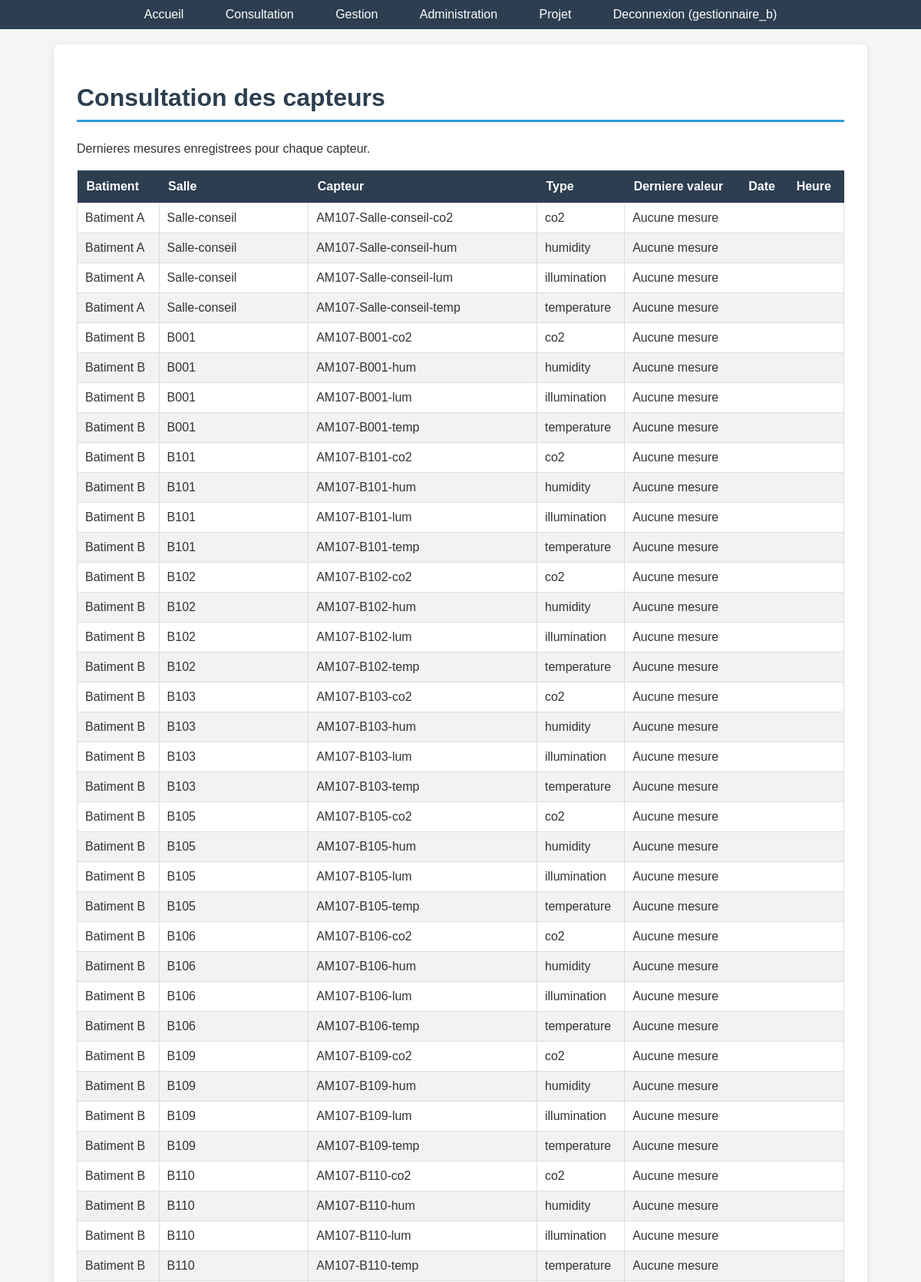
Screenshot of /consultation.php (signed in, upper part) with the database file from the repository.
### tables this page shows
CREATE TABLE IF NOT EXISTS Capteur (
    id_capteur INT AUTO_INCREMENT PRIMARY KEY,
    nom VARCHAR(100) NOT NULL,
    type_capteur VARCHAR(50) NOT NULL,
    unite VARCHAR(20),
    id_salle INT NOT NULL,
    FOREIGN KEY (id_salle) REFERENCES Salle(id_salle)
);

CREATE TABLE IF NOT EXISTS Batiment (
    id_batiment INT AUTO_INCREMENT PRIMARY KEY,
    nom VARCHAR(50) NOT NULL,
    adresse VARCHAR(255)
);

CREATE TABLE IF NOT EXISTS Salle (
    id_salle INT AUTO_INCREMENT PRIMARY KEY,
    nom VARCHAR(50) NOT NULL,
    etage INT NOT NULL,
    type VARCHAR(50),
    capacite INT,
    id_batiment INT NOT NULL,
    FOREIGN KEY (id_batiment) REFERENCES Batiment(id_batiment)
);

### www/consultation.php (the view, shortened to what this page needs)
<?php
$connexion = mysqli_connect("localhost", "root", "sae23", "sae23");
?>
<!DOCTYPE html>
<html lang="fr">
<head>
    <link rel="stylesheet" href="style.css">
</head>
<body>
    <nav>
        <a href="index.php">Accueil</a>
        <a href="consultation.php">Consultation</a>
        <a href="gestion.php">Gestion</a>
        <a href="admin.php">Administration</a>
        <a href="projet.php">Projet</a><?php if (isset($_SESSION['login'])) { ?>
            <a href="connexion.php?logout=1">Deconnexion (<?php echo htmlspecialchars($_SESSION['login']); ?>)</a>
        <?php } else { ?>
            <a href="connexion.php">Connexion</a>
        <?php } ?>
    </nav>
    <div class="container">
        <h1>Consultation des capteurs</h1>
        <p>Dernieres mesures enregistrees pour chaque capteur.</p>
        <table>
            <thead>
                <tr>
                    <th>Batiment</th>
                    <th>Salle</th>
                    <th>Capteur</th>
                    <th>Type</th>
                    <th>Derniere valeur</th>
                    <th>Date</th>
                    <th>Heure</th>
                </tr>
            </thead>
            <tbody>
                <?php
                $requete = "SELECT
                    b.nom AS batiment,
                    s.nom AS salle,
                    c.nom AS capteur,
                    c.type_capteur,
                    c.unite,
                    m.valeur,
                    m.date_mesure,
                    m.heure_mesure
                FROM Capteur c
                JOIN Salle s ON c.id_salle = s.id_salle
                JOIN Batiment b ON s.id_batiment = b.id_batiment
                LEFT JOIN Mesure m ON m.id_capteur = c.id_capteur
                    AND m.id_mesure = (
                        SELECT m2.id_mesure
                        FROM Mesure m2
                        WHERE m2.id_capteur = c.id_capteur
                        ORDER BY m2.date_mesure DESC, m2.heure_mesure DESC
                        LIMIT 1
                    )
                ORDER BY b.nom, s.nom, c.type_capteur";
                $resultat = mysqli_query($connexion, $requete);
                while ($ligne = mysqli_fetch_assoc($resultat)) {
                    echo "<tr>";
                    echo "<td>" . htmlspecialchars($ligne['batiment']) . "</td>";
                    echo "<td>" . htmlspecialchars($ligne['salle']) . "</td>";
                    echo "<td>" . htmlspecialchars($ligne['capteur']) . "</td>";
                    echo "<td>" . htmlspecialchars($ligne['type_capteur']) . "</td>";
                    if ($ligne['valeur'] !== null) {
                        echo "<td>" . htmlspecialchars($ligne['valeur']) . " " . htmlspecialchars($ligne['unite']) . "</td>";
                        echo "<td>" . htmlspecialchars($ligne['date_mesure']) . "</td>";
                        echo "<td>" . htmlspecialchars($ligne['heure_mesure']) . "</td>";
                    } else {
                        echo "<td colspan='3'>Aucune mesure</td>";
                    }
                    echo "</tr>";
                }
                ?>
            </tbody>
        </table>
    </div>
</body>
</html>

### www/style.css (style rules this page uses)
body { font-family: Arial, sans-serif; background-color: #f5f5f5; margin: 0; padding: 0; color: #333; }
nav { background-color: #2c3e50; padding: 10px 20px; text-align: center; }
nav a { color: white; text-decoration: none; margin: 0 15px; padding: 5px 10px; }
.container { max-width: 1000px; margin: 20px auto; background-color: white; padding: 30px; border-radius: 8px; box-shadow: 0 2px 10px rgba(0, 0, 0, 0.1); }
h1 { color: #2c3e50; border-bottom: 3px solid #3498db; padding-bottom: 10px; }
p { line-height: 1.6; }
table { width: 100%; border-collapse: collapse; margin-top: 15px; }
th { background-color: #2c3e50; color: white; padding: 12px; text-align: left; }
td { padding: 10px; border: 1px solid #ddd; }
tr:nth-child(even) { background-color: #f2f2f2; }

### rows the page displays
capteur: batiment.nom "Batiment A", id_salle.nom "Salle-conseil", nom "AM107-Salle-conseil-co2", type_capteur "co2"
capteur: batiment.nom "Batiment A", id_salle.nom "Salle-conseil", nom "AM107-Salle-conseil-hum", type_capteur "humidity"
capteur: batiment.nom "Batiment A", id_salle.nom "Salle-conseil", nom "AM107-Salle-conseil-lum", type_capteur "illumination"
capteur: batiment.nom "Batiment A", id_salle.nom "Salle-conseil", nom "AM107-Salle-conseil-temp", type_capteur "temperature"
capteur: batiment.nom "Batiment B", id_salle.nom "B001", nom "AM107-B001-co2", type_capteur "co2"
capteur: batiment.nom "Batiment B", id_salle.nom "B001", nom "AM107-B001-hum", type_capteur "humidity"
capteur: batiment.nom "Batiment B", id_salle.nom "B001", nom "AM107-B001-lum", type_capteur "illumination"
capteur: batiment.nom "Batiment B", id_salle.nom "B001", nom "AM107-B001-temp", type_capteur "temperature"
capteur: batiment.nom "Batiment B", id_salle.nom "B101", nom "AM107-B101-co2", type_capteur "co2"
capteur: batiment.nom "Batiment B", id_salle.nom "B101", nom "AM107-B101-hum", type_capteur "humidity"
capteur: batiment.nom "Batiment B", id_salle.nom "B101", nom "AM107-B101-lum", type_capteur "illumination"
capteur: batiment.nom "Batiment B", id_salle.nom "B101", nom "AM107-B101-temp", type_capteur "temperature"
capteur: batiment.nom "Batiment B", id_salle.nom "B102", nom "AM107-B102-co2", type_capteur "co2"
capteur: batiment.nom "Batiment B", id_salle.nom "B102", nom "AM107-B102-hum", type_capteur "humidity"
capteur: batiment.nom "Batiment B", id_salle.nom "B102", nom "AM107-B102-lum", type_capteur "illumination"
capteur: batiment.nom "Batiment B", id_salle.nom "B102", nom "AM107-B102-temp", type_capteur "temperature"
capteur: batiment.nom "Batiment B", id_salle.nom "B103", nom "AM107-B103-co2", type_capteur "co2"
capteur: batiment.nom "Batiment B", id_salle.nom "B103", nom "AM107-B103-hum", type_capteur "humidity"
capteur: batiment.nom "Batiment B", id_salle.nom "B103", nom "AM107-B103-lum", type_capteur "illumination"
capteur: batiment.nom "Batiment B", id_salle.nom "B103", nom "AM107-B103-temp", type_capteur "temperature"
capteur: batiment.nom "Batiment B", id_salle.nom "B105", nom "AM107-B105-co2", type_capteur "co2"
capteur: batiment.nom "Batiment B", id_salle.nom "B105", nom "AM107-B105-hum", type_capteur "humidity"
capteur: batiment.nom "Batiment B", id_salle.nom "B105", nom "AM107-B105-lum", type_capteur "illumination"
capteur: batiment.nom "Batiment B", id_salle.nom "B105", nom "AM107-B105-temp", type_capteur "temperature"
capteur: batiment.nom "Batiment B", id_salle.nom "B106", nom "AM107-B106-co2", type_capteur "co2"
capteur: batiment.nom "Batiment B", id_salle.nom "B106", nom "AM107-B106-hum", type_capteur "humidity"
capteur: batiment.nom "Batiment B", id_salle.nom "B106", nom "AM107-B106-lum", type_capteur "illumination"
capteur: batiment.nom "Batiment B", id_salle.nom "B106", nom "AM107-B106-temp", type_capteur "temperature"
capteur: batiment.nom "Batiment B", id_salle.nom "B109", nom "AM107-B109-co2", type_capteur "co2"
capteur: batiment.nom "Batiment B", id_salle.nom "B109", nom "AM107-B109-hum", type_capteur "humidity"
capteur: batiment.nom "Batiment B", id_salle.nom "B109", nom "AM107-B109-lum", type_capteur "illumination"
capteur: batiment.nom "Batiment B", id_salle.nom "B109", nom "AM107-B109-temp", type_capteur "temperature"
capteur: batiment.nom "Batiment B", id_salle.nom "B110", nom "AM107-B110-co2", type_capteur "co2"
capteur: batiment.nom "Batiment B", id_salle.nom "B110", nom "AM107-B110-hum", type_capteur "humidity"
capteur: batiment.nom "Batiment B", id_salle.nom "B110", nom "AM107-B110-lum", type_capteur "illumination"
capteur: batiment.nom "Batiment B", id_salle.nom "B110", nom "AM107-B110-temp", type_capteur "temperature"

### other values shown
$_SESSION['login'] "gestionnaire_b"
